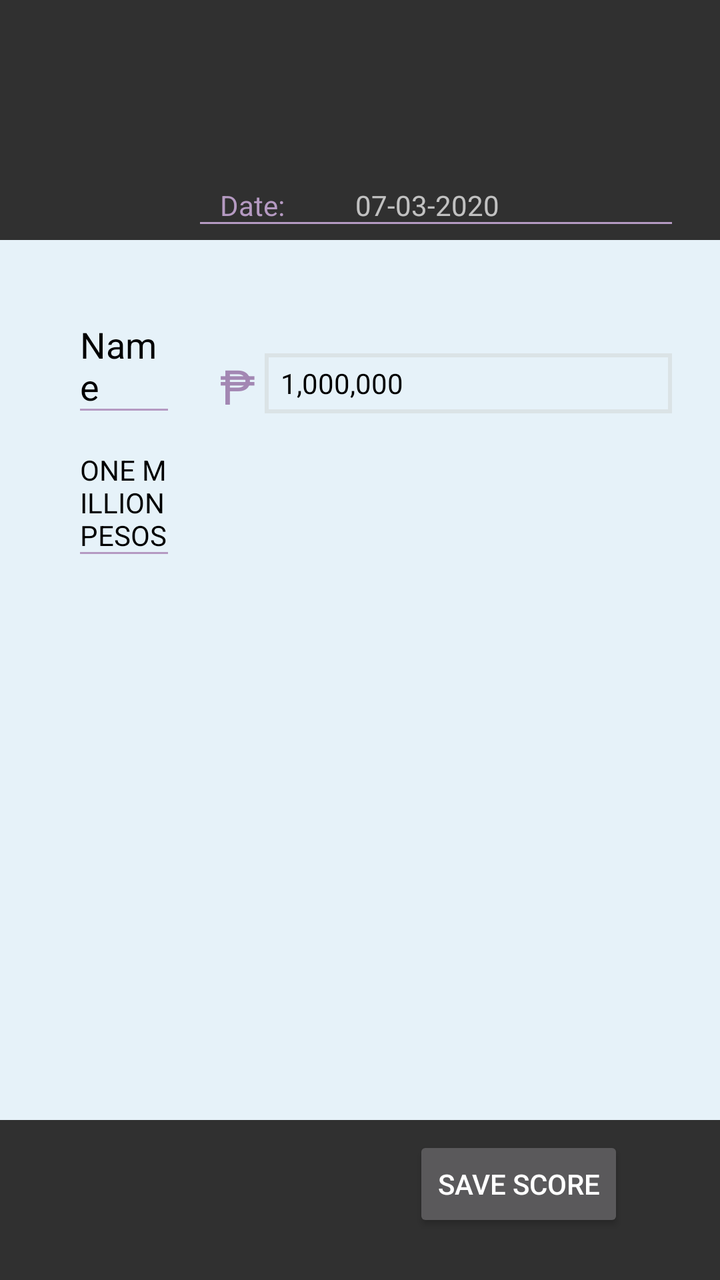
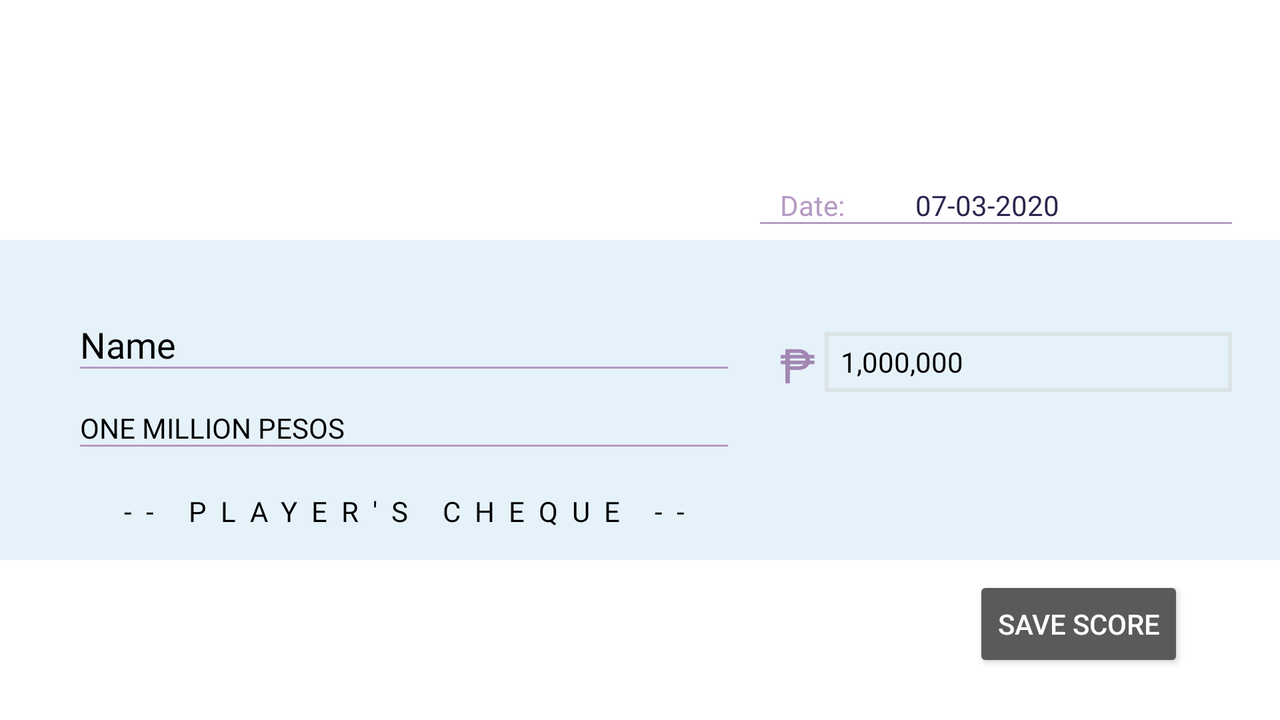

Compare how this app lays out the same screen by default and in its alternative resource folder. The renders come first, then the two layout files and the values they reference.
<!-- AndroidManifest.xml: application theme AppTheme -->
<!-- res/layout/activity_save_score.xml -->
<?xml version="1.0" encoding="utf-8"?>
<androidx.constraintlayout.widget.ConstraintLayout xmlns:android="http://schemas.android.com/apk/res/android"
    xmlns:app="http://schemas.android.com/apk/res-auto"
    xmlns:tools="http://schemas.android.com/tools"
    android:layout_width="match_parent"
    android:layout_height="match_parent"
    android:orientation="horizontal"
    tools:context=".SaveScore">

    <androidx.constraintlayout.widget.Guideline
        android:id="@+id/guideline_top"
        android:layout_width="wrap_content"
        android:layout_height="wrap_content"
        android:orientation="horizontal"
        app:layout_constraintGuide_begin="120dp" />

    <androidx.constraintlayout.widget.Guideline
        android:id="@+id/guideline_left"
        android:layout_width="wrap_content"
        android:layout_height="wrap_content"
        android:orientation="vertical"
        app:layout_constraintGuide_begin="24dp" />

    <androidx.constraintlayout.widget.Guideline
        android:id="@+id/guideline_right"
        android:layout_width="wrap_content"
        android:layout_height="wrap_content"
        android:orientation="vertical"
        app:layout_constraintGuide_end="24dp" />

    <androidx.constraintlayout.widget.Guideline
        android:id="@+id/guideline_bottom"
        android:layout_width="wrap_content"
        android:layout_height="wrap_content"
        android:orientation="horizontal"
        app:layout_constraintGuide_end="80dp" />

    <androidx.constraintlayout.widget.Guideline
        android:id="@+id/guideline_extra"
        android:layout_width="wrap_content"
        android:layout_height="wrap_content"
        android:orientation="vertical"
        app:layout_constraintGuide_end="260dp" />

    <ImageView
        android:id="@+id/logo"
        android:layout_width="100dp"
        android:layout_height="100dp"
        android:src="@drawable/logo_new"
        app:layout_constraintBottom_toTopOf="@id/guideline_top"
        app:layout_constraintLeft_toRightOf="@id/guideline_left"
        app:layout_constraintTop_toTopOf="parent" />

    <LinearLayout
        android:id="@+id/dateDetails"
        android:layout_width="0dp"
        android:layout_height="wrap_content"
        android:layout_marginBottom="8dp"
        android:background="@drawable/side_bottom"
        android:orientation="horizontal"
        android:weightSum="10"
        app:layout_constraintBottom_toTopOf="@id/guideline_top"
        app:layout_constraintLeft_toRightOf="@id/guideline_extra"
        app:layout_constraintRight_toLeftOf="@id/guideline_right">

        <TextView
            android:id="@+id/dateLbl"
            android:layout_width="0dp"
            android:layout_height="wrap_content"
            android:layout_marginLeft="10dp"
            android:layout_weight="3"
            android:text="Date: "
            android:textColor="@color/violet" />

        <TextView
            android:id="@+id/sysdate"
            android:layout_width="0dp"
            android:layout_height="wrap_content"
            android:layout_weight="7"
            android:text="07-03-2020" />

    </LinearLayout>

    <ImageView
        android:id="@+id/blue_tint"
        android:layout_width="fill_parent"
        android:layout_height="0dp"
        android:background="@drawable/cheque_blue_tint"
        app:layout_constraintBottom_toTopOf="@id/guideline_bottom"
        app:layout_constraintLeft_toLeftOf="parent"
        app:layout_constraintRight_toRightOf="parent"
        app:layout_constraintTop_toBottomOf="@id/guideline_top" />

    <EditText
        android:id="@+id/name"
        android:layout_width="0dp"
        android:layout_height="wrap_content"
        android:layout_marginLeft="16dp"
        android:layout_marginTop="40dp"
        android:layout_marginRight="16dp"
        android:background="@drawable/side_bottom"
        android:hint="Name"
        android:textColor="@color/black"
        android:textColorHint="@color/black"
        app:layout_constraintLeft_toRightOf="@id/guideline_left"
        app:layout_constraintRight_toLeftOf="@id/guideline_extra"
        app:layout_constraintTop_toBottomOf="@id/guideline_top" />

    <TextView
        android:id="@+id/scoreInWords"
        android:layout_width="0dp"
        android:layout_height="wrap_content"
        android:layout_marginLeft="16dp"
        android:layout_marginTop="20dp"
        android:layout_marginRight="16dp"
        android:background="@drawable/side_bottom"
        android:hint="ONE MILLION PESOS"
        android:textColor="@color/black"
        android:textColorHint="@color/black"
        app:layout_constraintLeft_toRightOf="@id/guideline_left"
        app:layout_constraintRight_toLeftOf="@id/guideline_extra"
        app:layout_constraintTop_toBottomOf="@id/name" />


    <LinearLayout
        android:id="@+id/amountDet"
        android:layout_width="0dp"
        android:layout_height="wrap_content"
        android:layout_marginTop="40dp"
        android:weightSum="10"
        app:layout_constraintBottom_toTopOf="@id/scoreInWords"
        app:layout_constraintLeft_toRightOf="@id/guideline_extra"
        app:layout_constraintRight_toLeftOf="@id/guideline_right"
        app:layout_constraintTop_toBottomOf="@id/guideline_top">

        <TextView
            android:id="@+id/currency"
            android:layout_width="0dp"
            android:layout_height="wrap_content"
            android:layout_marginLeft="10dp"
            android:layout_weight="1"
            android:text="₱"
            android:textColor="@color/violet_dark"
            android:textSize="24sp" />

        <TextView
            android:id="@+id/showScore"
            android:layout_width="0dp"
            android:layout_height="wrap_content"
            android:layout_gravity="fill"
            android:layout_weight="9"
            android:background="@drawable/cheque_box"
            android:paddingLeft="8dp"
            android:gravity="fill"
            android:text="1,000,000"
            android:textColor="@color/black" />

    </LinearLayout>


    <Button
        android:id="@+id/btn_saveConfirm"
        android:layout_width="wrap_content"
        android:layout_height="wrap_content"
        android:layout_marginTop="8dp"
        android:layout_marginRight="24dp"
        android:text="save score"
        app:layout_constraintRight_toLeftOf="@id/guideline_right"
        app:layout_constraintTop_toBottomOf="@id/guideline_bottom" />


</androidx.constraintlayout.widget.ConstraintLayout>
<!-- resources referenced by this layout -->
<resources>
  <color name="black">#000000</color>
  <color name="violet">#B59AC2</color>
  <color name="violet_dark">#A387B3</color>
  <!-- drawable cheque_blue_tint (drawable) -->
  <?xml version="1.0" encoding="utf-8"?>
  <shape xmlns:android="http://schemas.android.com/apk/res/android"
      android:shape="rectangle">
  
      <size
          android:width="300dp"
          android:height="150dp"/>
  
      <solid android:color="@color/silver" />
  
  </shape>
  <!-- drawable cheque_box (drawable) -->
  <?xml version="1.0" encoding="utf-8"?>
  <shape xmlns:android="http://schemas.android.com/apk/res/android"
      android:shape="rectangle">
  
      <stroke
          android:color="@color/gray_ish"
          android:width="2dp"/>
  
      <size
          android:width="60dp" android:height="30dp" />
  </shape>
  <!-- drawable side_bottom (drawable) -->
  <?xml version="1.0" encoding="utf-8"?>
  <layer-list xmlns:android="http://schemas.android.com/apk/res/android">
      <item
          android:top="-2dp"
          android:left="-2dp"
          android:right="-1dp">
          <shape android:shape="rectangle">
              <stroke
                  android:color="@color/violet"
                  android:width="1dp" />
          </shape>
          
      </item>
  </layer-list>
  <style name="AppTheme" parent="Theme.AppCompat.NoActionBar">
          
          <item name="colorPrimary">@color/colorPrimary</item>
          <item name="colorPrimaryDark">@color/colorPrimaryDark</item>
          <item name="colorAccent">@color/colorAccent</item>
      </style>
  <color name="silver">#E6F2F9</color>
  <color name="gray_ish">#DBE3E6</color>
  <color name="colorPrimary">#008577</color>
  <color name="colorPrimaryDark">#00574B</color>
  <color name="colorAccent">#D81B60</color>
</resources>
<!-- res/layout-land/activity_save_score.xml (the repository's variant of the layout above) -->
<!-- drawn on the phone turned sideways -->
<?xml version="1.0" encoding="utf-8"?>
<androidx.constraintlayout.widget.ConstraintLayout xmlns:android="http://schemas.android.com/apk/res/android"
    xmlns:app="http://schemas.android.com/apk/res-auto"
    xmlns:tools="http://schemas.android.com/tools"
    android:layout_width="match_parent"
    android:layout_height="match_parent"
    android:orientation="horizontal"
    android:background="@color/white"
    tools:context=".SaveScore">

    <androidx.constraintlayout.widget.Guideline
        android:id="@+id/guideline_top"
        android:layout_width="wrap_content"
        android:layout_height="wrap_content"
        android:orientation="horizontal"
        app:layout_constraintGuide_begin="120dp" />

    <androidx.constraintlayout.widget.Guideline
        android:id="@+id/guideline_left"
        android:layout_width="wrap_content"
        android:layout_height="wrap_content"
        android:orientation="vertical"
        app:layout_constraintGuide_begin="24dp" />

    <androidx.constraintlayout.widget.Guideline
        android:id="@+id/guideline_right"
        android:layout_width="wrap_content"
        android:layout_height="wrap_content"
        android:orientation="vertical"
        app:layout_constraintGuide_end="24dp" />

    <androidx.constraintlayout.widget.Guideline
        android:id="@+id/guideline_bottom"
        android:layout_width="wrap_content"
        android:layout_height="wrap_content"
        android:orientation="horizontal"
        app:layout_constraintGuide_end="80dp" />

    <androidx.constraintlayout.widget.Guideline
        android:id="@+id/guideline_extra"
        android:layout_width="wrap_content"
        android:layout_height="wrap_content"
        android:orientation="vertical"
        app:layout_constraintGuide_end="260dp" />

    <ImageView
        android:id="@+id/logo"
        android:layout_width="100dp"
        android:layout_height="100dp"
        android:src="@drawable/logo_new"
        app:layout_constraintBottom_toTopOf="@id/guideline_top"
        app:layout_constraintLeft_toRightOf="@id/guideline_left"
        app:layout_constraintTop_toTopOf="parent" />

    <LinearLayout
        android:id="@+id/dateDetails"
        android:layout_width="0dp"
        android:layout_height="wrap_content"
        android:layout_marginBottom="8dp"
        android:background="@drawable/side_bottom"
        android:orientation="horizontal"
        android:weightSum="10"
        app:layout_constraintBottom_toTopOf="@id/guideline_top"
        app:layout_constraintLeft_toRightOf="@id/guideline_extra"
        app:layout_constraintRight_toLeftOf="@id/guideline_right">

        <TextView
            android:id="@+id/dateLbl"
            android:layout_width="0dp"
            android:layout_height="wrap_content"
            android:layout_marginLeft="10dp"
            android:layout_weight="3"
            android:text="Date: "
            android:textColor="@color/violet" />

        <TextView
            android:id="@+id/sysdate"
            android:layout_width="0dp"
            android:layout_height="wrap_content"
            android:layout_weight="7"
            android:textColor="@color/blueberry"
            android:text="07-03-2020" />

    </LinearLayout>

    <ImageView
        android:id="@+id/blue_tint"
        android:layout_width="fill_parent"
        android:layout_height="0dp"
        android:background="@drawable/cheque_blue_tint"
        app:layout_constraintBottom_toTopOf="@id/guideline_bottom"
        app:layout_constraintLeft_toLeftOf="parent"
        app:layout_constraintRight_toRightOf="parent"
        app:layout_constraintTop_toBottomOf="@id/guideline_top" />

    <EditText
        android:id="@+id/name"
        android:layout_width="0dp"
        android:layout_height="wrap_content"
        android:layout_marginLeft="16dp"
        android:layout_marginTop="40dp"
        android:layout_marginRight="16dp"
        android:background="@drawable/side_bottom"
        android:fontFamily="@font/source_code_pro_light"
        android:hint="Name"
        android:textColor="@color/black"
        android:textColorHint="@color/black"
        app:layout_constraintLeft_toRightOf="@id/guideline_left"
        app:layout_constraintRight_toLeftOf="@id/guideline_extra"
        app:layout_constraintTop_toBottomOf="@id/guideline_top" />

    <TextView
        android:id="@+id/scoreInWords"
        android:layout_width="0dp"
        android:layout_height="wrap_content"
        android:layout_marginLeft="16dp"
        android:layout_marginTop="20dp"
        android:layout_marginRight="16dp"
        android:background="@drawable/side_bottom"
        android:fontFamily="@font/source_code_pro_medium"
        android:hint="ONE MILLION PESOS"
        android:textColor="@color/black"
        android:textColorHint="@color/black"
        app:layout_constraintLeft_toRightOf="@id/guideline_left"
        app:layout_constraintRight_toLeftOf="@id/guideline_extra"
        app:layout_constraintTop_toBottomOf="@id/name" />

    <TextView
        android:id="@+id/cheque-lbl"
        android:layout_width="wrap_content"
        android:layout_height="wrap_content"
        android:layout_marginBottom="15dp"
        android:fontFamily="@font/source_code_pro_light"
        android:letterSpacing=".5"
        android:text="-- player's cheque --"
        android:textAllCaps="true"
        android:textColor="@color/black"
        app:layout_constraintBottom_toBottomOf="@id/blue_tint"
        app:layout_constraintLeft_toRightOf="@id/guideline_left"
        app:layout_constraintRight_toLeftOf="@id/guideline_extra" />


    <LinearLayout
        android:id="@+id/amountDet"
        android:layout_width="0dp"
        android:layout_height="wrap_content"
        android:layout_marginTop="40dp"
        android:weightSum="10"
        app:layout_constraintBottom_toTopOf="@id/scoreInWords"
        app:layout_constraintLeft_toRightOf="@id/guideline_extra"
        app:layout_constraintRight_toLeftOf="@id/guideline_right"
        app:layout_constraintTop_toBottomOf="@id/guideline_top">

        <TextView
            android:id="@+id/currency"
            android:layout_width="0dp"
            android:layout_height="wrap_content"
            android:layout_marginLeft="10dp"
            android:layout_weight="1"
            android:text="₱"
            android:textColor="@color/violet_dark"
            android:textSize="24sp" />

        <TextView
            android:id="@+id/showScore"
            android:layout_width="0dp"
            android:layout_height="wrap_content"
            android:layout_gravity="fill"
            android:layout_weight="9"
            android:background="@drawable/cheque_box"
            android:fontFamily="@font/share_tech_mono"
            android:gravity="fill"
            android:paddingLeft="8dp"
            android:text="1,000,000"
            android:textColor="@color/black" />

    </LinearLayout>


    <Button
        android:id="@+id/btn_saveConfirm"
        android:layout_width="wrap_content"
        android:layout_height="wrap_content"
        android:layout_marginTop="8dp"
        android:layout_marginRight="24dp"
        android:text="save score"
        app:layout_constraintRight_toLeftOf="@id/guideline_right"
        app:layout_constraintTop_toBottomOf="@id/guideline_bottom" />


</androidx.constraintlayout.widget.ConstraintLayout>
<!-- resources referenced by the variant -->
<!-- as the phone turned sideways resolves them -->
<resources>
  <color name="black">#000000</color>
  <color name="blueberry">#2D254F</color>
  <color name="violet">#B59AC2</color>
  <color name="violet_dark">#A387B3</color>
  <color name="white">#FFFFFF</color>
  <!-- drawable cheque_blue_tint (drawable) -->
  <?xml version="1.0" encoding="utf-8"?>
  <shape xmlns:android="http://schemas.android.com/apk/res/android"
      android:shape="rectangle">
  
      <size
          android:width="300dp"
          android:height="150dp"/>
  
      <solid android:color="@color/silver" />
  
  </shape>
  <!-- drawable cheque_box (drawable) -->
  <?xml version="1.0" encoding="utf-8"?>
  <shape xmlns:android="http://schemas.android.com/apk/res/android"
      android:shape="rectangle">
  
      <stroke
          android:color="@color/gray_ish"
          android:width="2dp"/>
  
      <size
          android:width="60dp" android:height="30dp" />
  </shape>
  <!-- drawable side_bottom (drawable) -->
  <?xml version="1.0" encoding="utf-8"?>
  <layer-list xmlns:android="http://schemas.android.com/apk/res/android">
      <item
          android:top="-2dp"
          android:left="-2dp"
          android:right="-1dp">
          <shape android:shape="rectangle">
              <stroke
                  android:color="@color/violet"
                  android:width="1dp" />
          </shape>
          
      </item>
  </layer-list>
  <style name="AppTheme" parent="Theme.AppCompat.NoActionBar">
          
          <item name="colorPrimary">@color/colorPrimary</item>
          <item name="colorPrimaryDark">@color/colorPrimaryDark</item>
          <item name="colorAccent">@color/colorAccent</item>
      </style>
  <color name="silver">#E6F2F9</color>
  <color name="gray_ish">#DBE3E6</color>
  <color name="colorPrimary">#008577</color>
  <color name="colorPrimaryDark">#00574B</color>
  <color name="colorAccent">#D81B60</color>
</resources>
